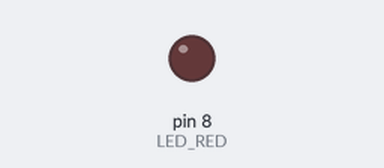
The program below on a simulated Arduino Uno, built with avr-gcc and run on an emulated ATmega328P. Parts: output pins drawn as LEDs (lit = HIGH).

Above: at 0.2 s.
At 3.0 s:
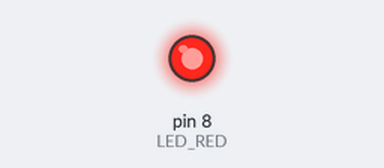
Timing chart, 0 to 3.9 s (numbered marks = the images above):
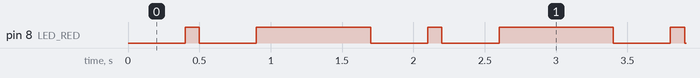

Measured:
- by itself, pin 8 (LED_RED): repeats every 1.7 s: LOW 0.40 s, HIGH 0.80 s, LOW 0.40 s, HIGH 0.10 s
- by itself, everything shown: repeats every 1.7 s, in 4 steps

The program:

main.cpp
```cpp
#include <avr/io.h>
#include <util/delay.h>

#include "Arduino.h"

int main(void)
{
    // Set pin where on-board LED is connected as output
    #define LED_RED 8
    pinMode(LED_RED, OUTPUT);

    #define SHORT_DELAY 100
    #define LONG_DELAY 400

    // Infinite loop
    while (1)
    {
        // Generate a lettre `A` Morse code
        digitalWrite(LED_RED, LOW);
        _delay_ms(LONG_DELAY);
        digitalWrite(LED_RED, HIGH);
        _delay_ms(SHORT_DELAY);
        digitalWrite(LED_RED, LOW);
        _delay_ms(LONG_DELAY);
        digitalWrite(LED_RED, HIGH);
        _delay_ms(800);

    }

    // Will never reach this
    return 0;
}
```
